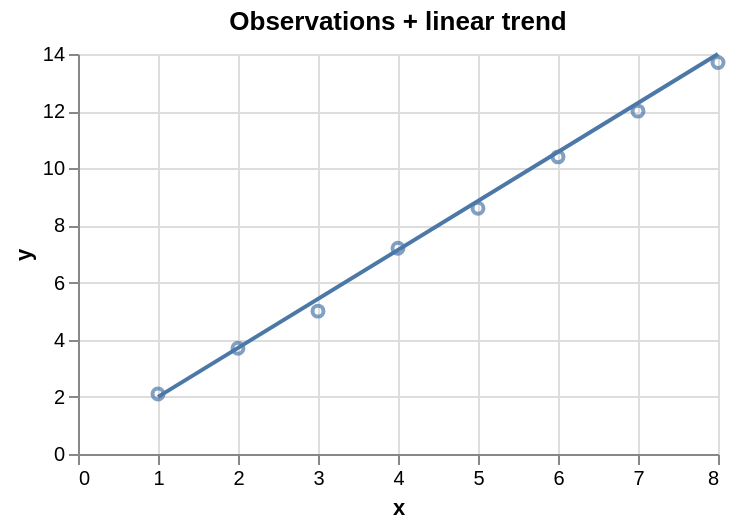

Notebook source saved alongside this figure:
### Markdown cell above
## Example 8: layered chart (scatter + trend line)

A `layer` block combines two unit specs into one Matplotlib axes. The visitor walks each layer, emits its own dataframe + transform + mark, and shares the axes. We pass a separate dataframe for the trend line so the demo doesn't need an extra regression step.

### Code cell
spec_layer = {
    "data": {"values": [
        {"x": 1, "y": 2.1}, {"x": 2, "y": 3.7}, {"x": 3, "y": 5.0},
        {"x": 4, "y": 7.2}, {"x": 5, "y": 8.6}, {"x": 6, "y": 10.4},
        {"x": 7, "y": 12.0}, {"x": 8, "y": 13.7},
    ]},
    "layer": [
        {"mark": "point",
         "encoding": {
             "x": {"field": "x", "type": "quantitative", "title": "x"},
             "y": {"field": "y", "type": "quantitative", "title": "y"},
         }},
        {"data": {"values": [
            {"x": 1, "y_pred": 2.0}, {"x": 8, "y_pred": 14.0},
         ]},
         "mark": "line",
         "encoding": {
             "x": {"field": "x", "type": "quantitative"},
             "y": {"field": "y_pred", "type": "quantitative"},
         }},
    ],
    "title": "Observations + linear trend",
}
show_side_by_side(spec_layer)

### Figure 1 — Vega-Lite specification as saved in the notebook (floating-point values rounded to 4 significant figures)
{"config": {"view": {"continuousWidth": 300, "continuousHeight": 300}}, "layer": [{"mark": "point", "encoding": {"x": {"field": "x", "title": "x", "type": "quantitative"}, "y": {"field": "y", "title": "y", "type": "quantitative"}}}, {"mark": "line", "data": {"values": [{"x": 1, "y_pred": 2.0}, {"x": 8, "y_pred": 14.0}]}, "encoding": {"x": {"field": "x", "type": "quantitative"}, "y": {"field": "y_pred", "type": "quantitative"}}}], "data": {"name": "data-1158b05246f71d8524b841a2ef1f4919"}, "height": 200, "title": "Observations + linear trend", "width": 320, "$schema": "https://vega.github.io/schema/vega-lite/v6.1.0.json", "datasets": {"data-1158b05246f71d8524b841a2ef1f4919": [{"x": 1, "y": 2.1}, {"x": 2, "y": 3.7}, {"x": 3, "y": 5.0}, {"x": 4, "y": 7.2}, {"x": 5, "y": 8.6}, {"x": 6, "y": 10.4}, {"x": 7, "y": 12.0}, {"x": 8, "y": 13.7}]}}
